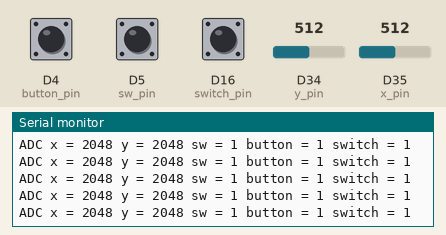
Recording of a sketch running on a simulated Arduino Due. Shown: the last lines printed to the serial monitor. The test bench sets the inputs (shaded band); at power-on: D34 (y_pin) = 512, D35 (x_pin) = 512, D4 (button_pin) HIGH, D5 (sw_pin) HIGH, D16 (switch_pin) HIGH (analog values on the 0–1023 scale).

Above: at 1.2 s.
1.3 s: D34 (y_pin) set to 716
At 1.33 s:
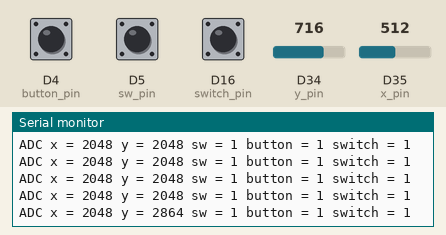
2.8 s: D35 (x_pin) set to 716
At 2.8 s:
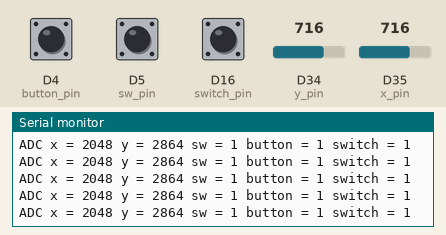
4.3 s: D4 (button_pin) pulled LOW for 0.15 s
At 4.36 s:
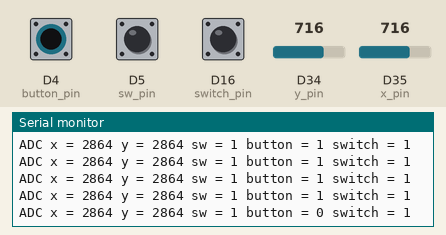
5.9 s: D5 (sw_pin) pulled LOW for 0.15 s
At 5.93 s:
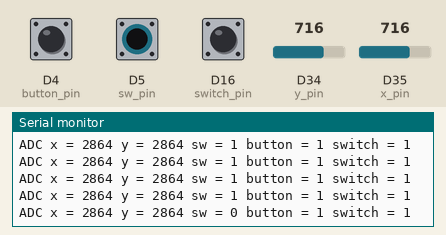
7.5 s: D16 (switch_pin) pulled LOW for 0.15 s
At 7.55 s:
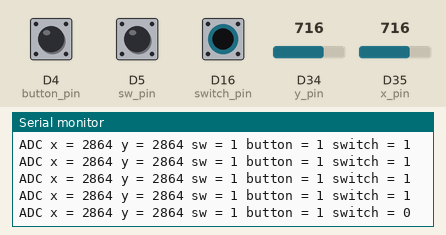
9.1 s: D34 (y_pin) set to 900
At 9.12 s:
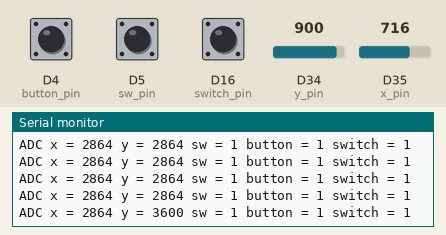
Timing chart, 0 to 11.6 s (numbered marks = the images above; inputs shaded):
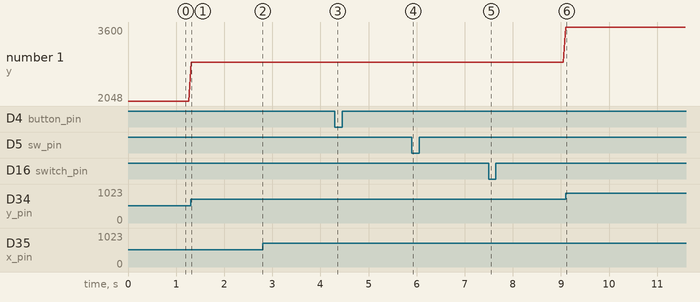

Measured:
- after the input at 1.3 s, the serial monitor: prints a new line at once (image 1)
- after the input at 4.3 s, the serial monitor: prints a new line after 0.05 s (image 3)
- after the input at 5.9 s, the serial monitor: prints a new line at once (image 4)
- after the input at 7.5 s, the serial monitor: prints a new line at once (image 5)
- after the input at 9.1 s, the serial monitor: prints a new line at once (image 6)
- plotted number 1: 2048 → 2864 after the input at 1.3 s, 2864 → 3600 after the input at 9.1 s

The sketch:

joystick.ino
```cpp
int x_pin = 35;
int y_pin = 34;
int sw_pin = 5;
int button_pin = 4;
int switch_pin = 16;

void setup() {
  // initialize serial communication at 115200 bits per second:
  Serial.begin(115200);

  pinMode(sw_pin, INPUT_PULLUP); // config pin as input pin and enable the internal pull-up resistor
  pinMode(button_pin, INPUT_PULLUP); // config pin as input pin and enable the internal pull-up resistor
  pinMode(switch_pin, INPUT_PULLUP); // config pin as input pin and enable the internal pull-up resistor

  //set the resolution to 12 bits (0-4095)
  analogReadResolution(12);
}

void loop() {
  // read the pins:
  int analogValue_x = analogRead(x_pin);
  int analogValue_y = analogRead(y_pin);
  int sw = digitalRead(sw_pin);
  int button = digitalRead(button_pin);
  int sw1tch =digitalRead(switch_pin);

  // print out the values read:
  Serial.printf("ADC x = %d", analogValue_x);
  Serial.printf(" y = %d", analogValue_y);
  Serial.printf(" sw = %d", sw);
  Serial.printf(" button = %d", button);
  Serial.printf(" switch = %d\n", sw1tch);

  delay(50);  // delay in between reads for clear read from serial
}
```
